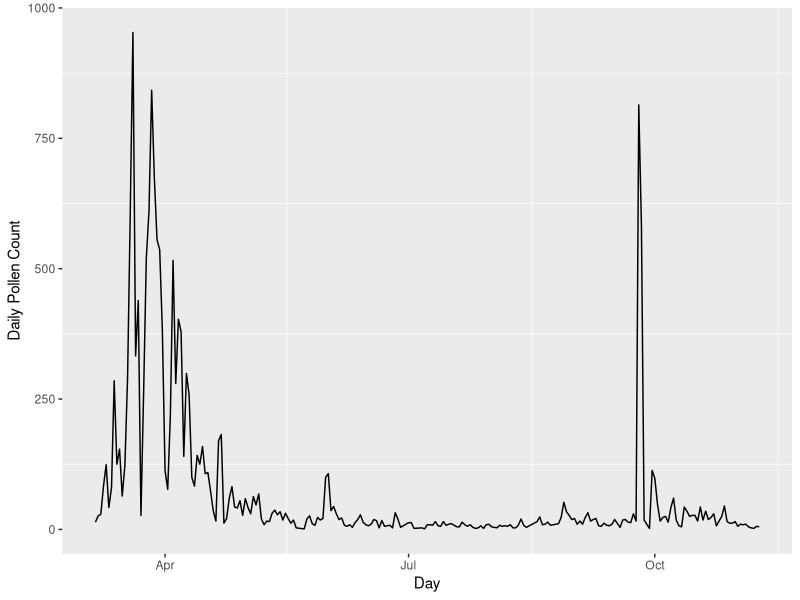

Source code (R):
## ---- chunk 1
library(ggplot2)
library(stringr)
library(dplyr)
## ---- chunk 2
dir <- paste('/Users/wenhao/Desktop/INFO550/HW2/')
setwd(dir)
## ---- chunk 3
RAW.87081 <- read.csv('PS_Pollen_2020_1device_87081.csv')
## ---- chunk 4
RAW.87081.clean <- RAW.87081[RAW.87081$Probability>0.8,]
daily.87081 <- group_by(RAW.87081.clean,Day) %>% summarise (.,Count=n())
## ---- chunk 5
daily.87081$Day <- as.Date(daily.87081$Day)
p <- ggplot(data=daily.87081,aes(x=Day,y=Count))+geom_line()
p + ylab("Daily Pollen Count") + theme_set(theme_bw()) + theme(panel.grid.major=element_line(colour=NA))
## ---- chunk 6
spring_extreme <- max(daily.87081$Count)
spring_extreme_day <- daily.87081$Day[daily.87081$Count==spring_extreme]

autumn <- daily.87081[daily.87081$Day>as.Date('2020-08-01',start='1970-01-01'),]
autumn_extreme <- max(autumn$Count)
autumn_extreme_day <- autumn$Day[autumn$Count==autumn_extreme]
